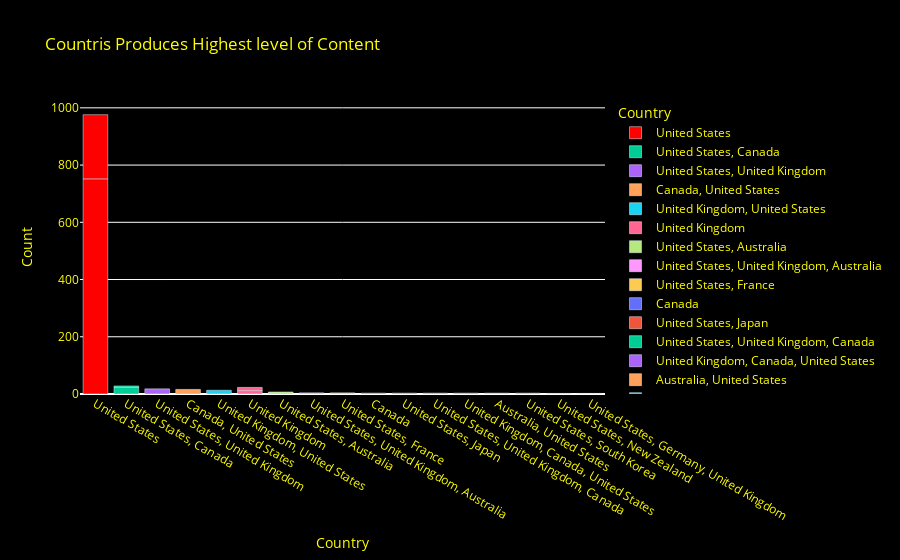

The notebook cell this image was saved under:
### Code cell
# Countries Producing Highest Level of Content

grouped_data = df.groupby(['type', 'country']).size().reset_index(name='count')
grouped_data = grouped_data.sort_values(by='count', ascending=False)
grouped_data = grouped_data.head(20)

fig = px.bar(grouped_data, x='country', y='count', color='country',
             title="Countris Produces Highest level of Content",
             labels={'country': "Country", 'count': "Count"},
             color_discrete_map={'United States': 'red', 'India': 'blue'})

fig.update_layout(
    plot_bgcolor='rgba(0,0,0,0)',
    paper_bgcolor='black',
    font=dict(color='yellow')
)
fig.show()

### Figure 1 — Plotly figure (JSON) as saved in the notebook; plotly's stock layout.template omitted (floating-point values rounded to 4 significant figures)
{"data": [{"alignmentgroup": "True", "hovertemplate": "Country=%{x}<br>Count=%{y}<extra></extra>", "legendgroup": "United States", "marker": {"color": "red", "pattern": {"shape": ""}}, "name": "United States", "offsetgroup": "United States", "orientation": "v", "showlegend": true, "textposition": "auto", "type": "bar", "x": ["United States", "United States"], "xaxis": "x", "y": [752, 224], "yaxis": "y"}, {"alignmentgroup": "True", "hovertemplate": "Country=%{x}<br>Count=%{y}<extra></extra>", "legendgroup": "United States, Canada", "marker": {"color": "#00cc96", "pattern": {"shape": ""}}, "name": "United States, Canada", "offsetgroup": "United States, Canada", "orientation": "v", "showlegend": true, "textposition": "auto", "type": "bar", "x": ["United States, Canada", "United States, Canada"], "xaxis": "x", "y": [23, 5], "yaxis": "y"}, {"alignmentgroup": "True", "hovertemplate": "Country=%{x}<br>Count=%{y}<extra></extra>", "legendgroup": "United States, United Kingdom", "marker": {"color": "#ab63fa", "pattern": {"shape": ""}}, "name": "United States, United Kingdom", "offsetgroup": "United States, United Kingdom", "orientation": "v", "showlegend": true, "textposition": "auto", "type": "bar", "x": ["United States, United Kingdom"], "xaxis": "x", "y": [18], "yaxis": "y"}, {"alignmentgroup": "True", "hovertemplate": "Country=%{x}<br>Count=%{y}<extra></extra>", "legendgroup": "Canada, United States", "marker": {"color": "#FFA15A", "pattern": {"shape": ""}}, "name": "Canada, United States", "offsetgroup": "Canada, United States", "orientation": "v", "showlegend": true, "textposition": "auto", "type": "bar", "x": ["Canada, United States"], "xaxis": "x", "y": [16], "yaxis": "y"}, {"alignmentgroup": "True", "hovertemplate": "Country=%{x}<br>Count=%{y}<extra></extra>", "legendgroup": "United Kingdom, United States", "marker": {"color": "#19d3f3", "pattern": {"shape": ""}}, "name": "United Kingdom, United States", "offsetgroup": "United Kingdom, United States", "orientation": "v", "showlegend": true, "textposition": "auto", "type": "bar", "x": ["United Kingdom, United States"], "xaxis": "x", "y": [13], "yaxis": "y"}, {"alignmentgroup": "True", "hovertemplate": "Country=%{x}<br>Count=%{y}<extra></extra>", "legendgroup": "United Kingdom", "marker": {"color": "#FF6692", "pattern": {"shape": ""}}, "name": "United Kingdom", "offsetgroup": "United Kingdom", "orientation": "v", "showlegend": true, "textposition": "auto", "type": "bar", "x": ["United Kingdom", "United Kingdom"], "xaxis": "x", "y": [12, 11], "yaxis": "y"}, {"alignmentgroup": "True", "hovertemplate": "Country=%{x}<br>Count=%{y}<extra></extra>", "legendgroup": "United States, Australia", "marker": {"color": "#B6E880", "pattern": {"shape": ""}}, "name": "United States, Australia", "offsetgroup": "United States, Australia", "orientation": "v", "showlegend": true, "textposition": "auto", "type": "bar", "x": ["United States, Australia"], "xaxis": "x", "y": [7], "yaxis": "y"}, {"alignmentgroup": "True", "hovertemplate": "Country=%{x}<br>Count=%{y}<extra></extra>", "legendgroup": "United States, United Kingdom, Australia", "marker": {"color": "#FF97FF", "pattern": {"shape": ""}}, "name": "United States, United Kingdom, Australia", "offsetgroup": "United States, United Kingdom, Australia", "orientation": "v", "showlegend": true, "textposition": "auto", "type": "bar", "x": ["United States, United Kingdom, Australia"], "xaxis": "x", "y": [4], "yaxis": "y"}, {"alignmentgroup": "True", "hovertemplate": "Country=%{x}<br>Count=%{y}<extra></extra>", "legendgroup": "United States, France", "marker": {"color": "#FECB52", "pattern": {"shape": ""}}, "name": "United States, France", "offsetgroup": "United States, France", "orientation": "v", "showlegend": true, "textposition": "auto", "type": "bar", "x": ["United States, France"], "xaxis": "x", "y": [4], "yaxis": "y"}, {"alignmentgroup": "True", "hovertemplate": "Country=%{x}<br>Count=%{y}<extra></extra>", "legendgroup": "Canada", "marker": {"color": "#636efa", "pattern": {"shape": ""}}, "name": "Canada", "offsetgroup": "Canada", "orientation": "v", "showlegend": true, "textposition": "auto", "type": "bar", "x": ["Canada"], "xaxis": "x", "y": [3], "yaxis": "y"}, {"alignmentgroup": "True", "hovertemplate": "Country=%{x}<br>Count=%{y}<extra></extra>", "legendgroup": "United States, Japan", "marker": {"color": "#EF553B", "pattern": {"shape": ""}}, "name": "United States, Japan", "offsetgroup": "United States, Japan", "orientation": "v", "showlegend": true, "textposition": "auto", "type": "bar", "x": ["United States, Japan"], "xaxis": "x", "y": [3], "yaxis": "y"}, {"alignmentgroup": "True", "hovertemplate": "Country=%{x}<br>Count=%{y}<extra></extra>", "legendgroup": "United States, United Kingdom, Canada", "marker": {"color": "#00cc96", "pattern": {"shape": ""}}, "name": "United States, United Kingdom, Canada", "offsetgroup": "United States, United Kingdom, Canada", "orientation": "v", "showlegend": true, "textposition": "auto", "type": "bar", "x": ["United States, United Kingdom, Canada"], "xaxis": "x", "y": [3], "yaxis": "y"}, {"alignmentgroup": "True", "hovertemplate": "Country=%{x}<br>Count=%{y}<extra></extra>", "legendgroup": "United Kingdom, Canada, United States", "marker": {"color": "#ab63fa", "pattern": {"shape": ""}}, "name": "United Kingdom, Canada, United States", "offsetgroup": "United Kingdom, Canada, United States", "orientation": "v", "showlegend": true, "textposition": "auto", "type": "bar", "x": ["United Kingdom, Canada, United States"], "xaxis": "x", "y": [3], "yaxis": "y"}, {"alignmentgroup": "True", "hovertemplate": "Country=%{x}<br>Count=%{y}<extra></extra>", "legendgroup": "Australia, United States", "marker": {"color": "#FFA15A", "pattern": {"shape": ""}}, "name": "Australia, United States", "offsetgroup": "Australia, United States", "orientation": "v", "showlegend": true, "textposition": "auto", "type": "bar", "x": ["Australia, United States"], "xaxis": "x", "y": [3], "yaxis": "y"}, {"alignmentgroup": "True", "hovertemplate": "Country=%{x}<br>Count=%{y}<extra></extra>", "legendgroup": "United States, South Korea", "marker": {"color": "#19d3f3", "pattern": {"shape": ""}}, "name": "United States, South Korea", "offsetgroup": "United States, South Korea", "orientation": "v", "showlegend": true, "textposition": "auto", "type": "bar", "x": ["United States, South Korea"], "xaxis": "x", "y": [3], "yaxis": "y"}, {"alignmentgroup": "True", "hovertemplate": "Country=%{x}<br>Count=%{y}<extra></extra>", "legendgroup": "United States, New Zealand", "marker": {"color": "#FF6692", "pattern": {"shape": ""}}, "name": "United States, New Zealand", "offsetgroup": "United States, New Zealand", "orientation": "v", "showlegend": true, "textposition": "auto", "type": "bar", "x": ["United States, New Zealand"], "xaxis": "x", "y": [2], "yaxis": "y"}, {"alignmentgroup": "True", "hovertemplate": "Country=%{x}<br>Count=%{y}<extra></extra>", "legendgroup": "United States, Germany, United Kingdom", "marker": {"color": "#B6E880", "pattern": {"shape": ""}}, "name": "United States, Germany, United Kingdom", "offsetgroup": "United States, Germany, United Kingdom", "orientation": "v", "showlegend": true, "textposition": "auto", "type": "bar", "x": ["United States, Germany, United Kingdom"], "xaxis": "x", "y": [2], "yaxis": "y"}], "layout": {"barmode": "relative", "font": {"color": "yellow"}, "legend": {"title": {"text": "Country"}, "tracegroupgap": 0}, "paper_bgcolor": "black", "plot_bgcolor": "rgba(0,0,0,0)", "title": {"text": "Countris Produces Highest level of Content"}, "xaxis": {"anchor": "y", "categoryarray": ["United States", "United States, Canada", "United States, United Kingdom", "Canada, United States", "United Kingdom, United States", "United Kingdom", "United States, Australia", "United States, United Kingdom, Australia", "United States, France", "Canada", "United States, Japan", "United States, United Kingdom, Canada", "United Kingdom, Canada, United States", "Australia, United States", "United States, South Korea", "United States, New Zealand", "United States, Germany, United Kingdom"], "categoryorder": "array", "domain": [0, 1], "title": {"text": "Country"}}, "yaxis": {"anchor": "x", "domain": [0, 1], "title": {"text": "Count"}}}}
